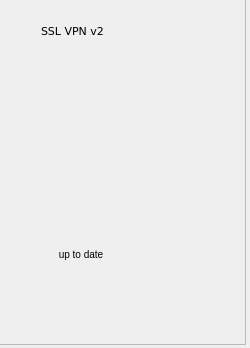
<?xml version="1.0" encoding="UTF-8"?>
<ui version="4.0">
 <class>FrmMain</class>
 <widget class="QMainWindow" name="FrmMain">
  <property name="geometry">
   <rect>
    <x>0</x>
    <y>0</y>
    <width>250</width>
    <height>348</height>
   </rect>
  </property>
  <property name="windowTitle">
   <string>FrmMain</string>
  </property>
  <property name="styleSheet">
   <string notr="true"/>
  </property>
  <widget class="QWidget" name="centralWidget">
   <widget class="QFrame" name="frameMainWindow">
    <property name="geometry">
     <rect>
      <x>-1</x>
      <y>-1</y>
      <width>247</width>
      <height>346</height>
     </rect>
    </property>
    <property name="styleSheet">
     <string notr="true"/>
    </property>
    <property name="frameShape">
     <enum>QFrame::StyledPanel</enum>
    </property>
    <property name="frameShadow">
     <enum>QFrame::Raised</enum>
    </property>
    <widget class="QWidget" name="verticalLayoutWidget">
     <property name="geometry">
      <rect>
       <x>10</x>
       <y>10</y>
       <width>228</width>
       <height>327</height>
      </rect>
     </property>
     <layout class="QVBoxLayout" name="mainGrid">
      <property name="spacing">
       <number>0</number>
      </property>
      <property name="bottomMargin">
       <number>6</number>
      </property>
      <item>
       <widget class="QWidget" name="widget" native="true">
        <property name="minimumSize">
         <size>
          <width>0</width>
          <height>20</height>
         </size>
        </property>
        <property name="styleSheet">
         <string notr="true"/>
        </property>
        <widget class="QWidget" name="horizontalLayoutWidget_2">
         <property name="geometry">
          <rect>
           <x>0</x>
           <y>0</y>
           <width>261</width>
           <height>22</height>
          </rect>
         </property>
         <layout class="QHBoxLayout" name="hHeader">
          <property name="spacing">
           <number>6</number>
          </property>
          <property name="leftMargin">
           <number>8</number>
          </property>
          <property name="topMargin">
           <number>1</number>
          </property>
          <property name="rightMargin">
           <number>4</number>
          </property>
          <property name="bottomMargin">
           <number>1</number>
          </property>
          <item>
           <widget class="QLabel" name="windowTitleIcon">
            <property name="maximumSize">
             <size>
              <width>130</width>
              <height>16</height>
             </size>
            </property>
            <property name="styleSheet">
             <string notr="true"/>
            </property>
            <property name="text">
             <string/>
            </property>
            <property name="pixmap">
             <pixmap resource="../res.qrc">:/data/images/logo.png</pixmap>
            </property>
            <property name="scaledContents">
             <bool>false</bool>
            </property>
           </widget>
          </item>
          <item>
           <widget class="QLabel" name="windowTitleLabel">
            <property name="font">
             <font>
              <family>Verdana</family>
              <pointsize>8</pointsize>
             </font>
            </property>
            <property name="styleSheet">
             <string notr="true"/>
            </property>
            <property name="text">
             <string>SSL VPN v2</string>
            </property>
           </widget>
          </item>
          <item>
           <spacer name="horizontalSpacer">
            <property name="orientation">
             <enum>Qt::Horizontal</enum>
            </property>
            <property name="sizeHint" stdset="0">
             <size>
              <width>40</width>
              <height>20</height>
             </size>
            </property>
           </spacer>
          </item>
          <item>
           <widget class="QPushButton" name="cmdCloseWindow">
            <property name="sizePolicy">
             <sizepolicy hsizetype="Preferred" vsizetype="Preferred">
              <horstretch>0</horstretch>
              <verstretch>0</verstretch>
             </sizepolicy>
            </property>
            <property name="minimumSize">
             <size>
              <width>16</width>
              <height>16</height>
             </size>
            </property>
            <property name="maximumSize">
             <size>
              <width>16777215</width>
              <height>16777215</height>
             </size>
            </property>
            <property name="cursor">
             <cursorShape>PointingHandCursor</cursorShape>
            </property>
            <property name="toolTip">
             <string>Close the window</string>
            </property>
            <property name="styleSheet">
             <string notr="true"/>
            </property>
            <property name="text">
             <string/>
            </property>
            <property name="icon">
             <iconset resource="../res.qrc">
              <normaloff>:/data/images/close.png</normaloff>:/data/images/close.png</iconset>
            </property>
            <property name="iconSize">
             <size>
              <width>16</width>
              <height>16</height>
             </size>
            </property>
            <property name="shortcut">
             <string>Ctrl+Q, Ctrl+S</string>
            </property>
            <property name="flat">
             <bool>true</bool>
            </property>
           </widget>
          </item>
         </layout>
        </widget>
       </widget>
      </item>
      <item>
       <layout class="QHBoxLayout" name="hboxSettingsLayout">
        <property name="spacing">
         <number>0</number>
        </property>
        <property name="leftMargin">
         <number>5</number>
        </property>
        <property name="topMargin">
         <number>5</number>
        </property>
        <property name="rightMargin">
         <number>5</number>
        </property>
        <property name="bottomMargin">
         <number>1</number>
        </property>
        <item>
         <widget class="QLabel" name="lblUpdateIcon">
          <property name="minimumSize">
           <size>
            <width>16</width>
            <height>20</height>
           </size>
          </property>
          <property name="maximumSize">
           <size>
            <width>16777215</width>
            <height>16777215</height>
           </size>
          </property>
          <property name="text">
           <string/>
          </property>
          <property name="scaledContents">
           <bool>false</bool>
          </property>
         </widget>
        </item>
        <item>
         <widget class="QPushButton" name="cmdUpdateState">
          <property name="font">
           <font>
            <pointsize>8</pointsize>
           </font>
          </property>
          <property name="cursor">
           <cursorShape>PointingHandCursor</cursorShape>
          </property>
          <property name="toolTip">
           <string>Click to check again</string>
          </property>
          <property name="styleSheet">
           <string notr="true">font-size: 7.5pt;</string>
          </property>
          <property name="text">
           <string>up to date</string>
          </property>
          <property name="flat">
           <bool>true</bool>
          </property>
         </widget>
        </item>
        <item>
         <spacer name="settingsSpacer">
          <property name="orientation">
           <enum>Qt::Horizontal</enum>
          </property>
          <property name="sizeHint" stdset="0">
           <size>
            <width>40</width>
            <height>20</height>
           </size>
          </property>
         </spacer>
        </item>
        <item>
         <widget class="QPushButton" name="cmdSettingMenu">
          <property name="sizePolicy">
           <sizepolicy hsizetype="Preferred" vsizetype="Preferred">
            <horstretch>0</horstretch>
            <verstretch>0</verstretch>
           </sizepolicy>
          </property>
          <property name="maximumSize">
           <size>
            <width>16777215</width>
            <height>16777215</height>
           </size>
          </property>
          <property name="cursor">
           <cursorShape>PointingHandCursor</cursorShape>
          </property>
          <property name="toolTip">
           <string>Open the settings menu</string>
          </property>
          <property name="text">
           <string/>
          </property>
          <property name="flat">
           <bool>true</bool>
          </property>
         </widget>
        </item>
       </layout>
      </item>
     </layout>
    </widget>
   </widget>
  </widget>
 </widget>
 <layoutdefault spacing="6" margin="11"/>
 <resources>
  <include location="../res.qrc"/>
 </resources>
 <connections/>
</ui>
